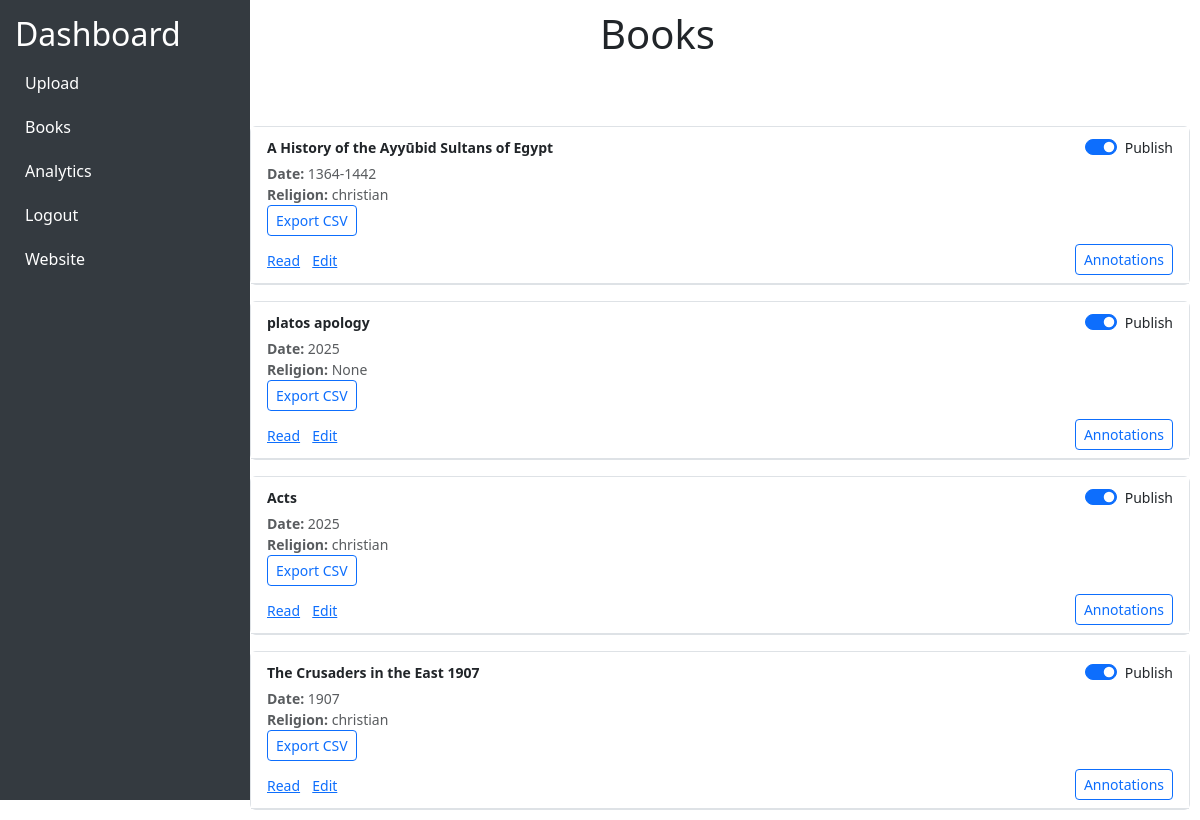
The app's page /dashboard/books/ (signed in), older data.
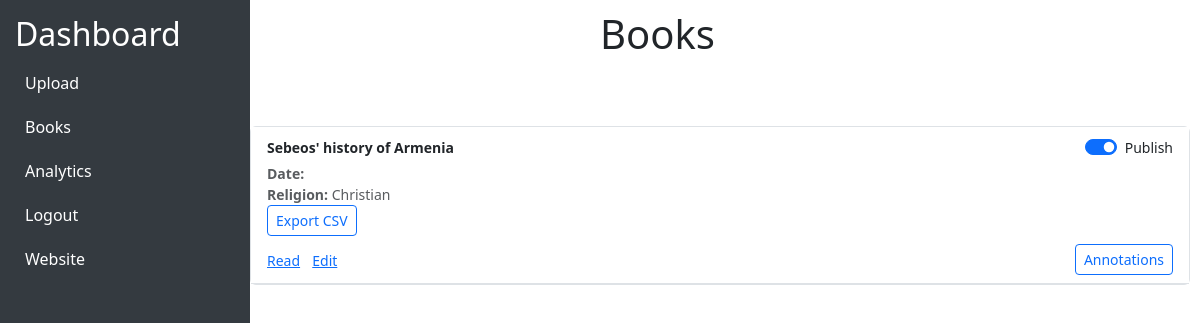
The same page, newer data.
### api/models.py (models this page shows, shortened)
class Book(models.Model):
    name = models.CharField(max_length=255)
    language = models.ForeignKey(Language, on_delete=models.CASCADE)
    date = models.CharField(max_length=255, default=None)
    religion = models.ForeignKey(Religion, on_delete=models.CASCADE,default=None, null=True, blank=True)
    authors = models.CharField(max_length=255, blank=True, null=True, default=None)
    denomination = models.CharField(max_length=255, blank=True, null=True,default=None)
    translator = models.CharField(max_length=255, blank=True, null=True,default=None)
    book_id = models.CharField(max_length=255, blank=True, null=True,  default=None)
    description = models.CharField(max_length=255, blank=True, null=True, default=None)
    rights = models.CharField(max_length=255, blank=True, null=True, default=None)
    publisher = models.CharField(max_length=255, blank=True, null=True, default=None)
    image = models.ImageField(upload_to="book_images/", default="book_images/default.jpg")
    book_file = models.FileField(upload_to="books/", blank=True, null=True)
    is_published = models.BooleanField(default=False)

class Religion(models.Model):
    name = models.CharField(max_length=100, unique=True)
    def __str__(self):
        return self.name

### dashboard/views.py (the view)
# urls.py: path("books/", books, name="books"),
def books(request):
    book_objects = Book.objects.all()
    books_data = []
    return render(request, "books.html", {"books": book_objects})

### dashboard/templates/books.html (shortened to what this page needs)
{% extends 'dashbase.html' %}
{% load static %}
{% block extra_head_dash %}
<link rel="stylesheet" href="{% static '/dashboard/css/books.css' %}">
{% endblock %}
{% block content %}
<h1>Books</h1>
<div class="content">
    {% for book in books %}
    <div class="books-container border rounded">
        <div class="list-group list-group-flush">
            <div class="list-group-item py-2 px-3 border-bottom">
                <div class="d-flex justify-content-between align-items-center">
                    <strong class="small">{{ book.name }}</strong>
                    <div class="form-check form-switch mb-0">
                        <input class="form-check-input" type="checkbox" id="publish-{{ book.id }}"
                            onchange="updatePublishStatus('{{ book.id }}')" {% if book.is_published %}checked{% endif %}>
                        <label class="form-check-label small" for="publish-{{ book.id }}">Publish</label>
                    </div>
                </div>
                <div class="text-muted small mt-1">
                    <div><strong>Date:</strong> {{ book.date }}</div>
                    <div><strong>Religion:</strong> {{ book.religion }}</div>
                </div>
                <div>
                    <button class="btn btn-sm btn-outline-primary" onclick="export_csv('{{ book.book_file|escapejs }}')">Export
                        CSV</button>
                </div>
                <div class="mt-2 d-flex justify-content-between align-items-center">
                    <div>
                        <a href="#" class="small me-2">Read</a>
                        <a href="#" class="small me-2">Edit</a>
                    </div>
                    <a href="{% url 'dashboard:annotations' book.id %}"
                        class="btn btn-sm btn-outline-primary">Annotations</a>
                </div>
            </div>
        </div>
    </div>
    {% endfor %}
</div>
{% endblock %}

### dashboard/templates/dashbase.html (shortened to what this page needs)
{% load static %}
<!DOCTYPE html>
<html lang="en">
{% if user.is_authenticated and user.is_staff %}
<head>
    <link rel="stylesheet" href="https://cdnjs.cloudflare.com/ajax/libs/bootstrap/5.3.0/css/bootstrap.min.css">
    <link rel="stylesheet" href="{% static '/dashboard/css/dashboard.css' %}">
    {% block extra_head_dash %}
    {% endblock %}
</head>
<body>
<div class="sidebar">
    <h2>Dashboard</h2>
    <a href="{% url 'dashboard:dashboard' %}">Upload</a>
    <a href="{% url 'dashboard:books' %}">Books</a>
    <a href="{% url 'dashboard:analytics' %}">Analytics</a>
    <a href="{% url 'accounts:logout' %}">Logout</a>
    <a href="{% url 'home' %}">Website</a>
</div>
{% block content %}
{% endblock %}
{% else %}
<h2>Not Authorized</h2>
{% endif %}
</body>
</html>

### dashboard/static/dashboard/css/dashboard.css (style rules this page uses)
body { display: flex; }
.sidebar { width: 250px; background: #343a40; color: white; padding: 15px; position: fixed; height: 100vh; }
.sidebar a { color: white; text-decoration: none; display: block; padding: 10px; }

### dashboard/static/dashboard/css/books.css (style rules this page uses)
.content { width: 85%; margin-left: 20%; margin-top: 100px; padding: 10px; background-color: #fff; display: flex; flex-direction: column; gap: 1rem; }
.books-container { width: 100%; }
h1 { position: absolute; margin-left: 50%; margin-top: 10px; }

Row changes from the older to the newer data that the page shows:
removed Book: name "A History of the Ayyūbid Sultans of Egypt", is_published "☑", date "1364-1442", religion "christian"
removed Book: name "platos apology", is_published "☑", date "2025", religion "None"
removed Book: name "Acts", is_published "☑", date "2025", religion "christian"
removed Book: name "The Crusaders in the East 1907", is_published "☑", date "1907", religion "christian"
added Book: name "Sebeos' history of Armenia", is_published "☑", religion "Christian"
